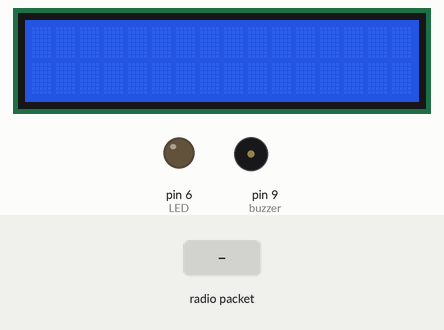
Simulated run of this sketch. Board: Arduino Uno, built with avr-gcc and run on an emulated ATmega328P. Shown: 16×2 character LCD, output pins drawn as LEDs (lit = HIGH), buzzer (waves = sounding). Inputs (shaded band) come from the test bench. No radio packets arrive unless stated; what the sketch prints to the serial monitor is not drawn.

Above: at 1.2 s.
1.3 s: radio packet "1" arrives
At 1.8 s:
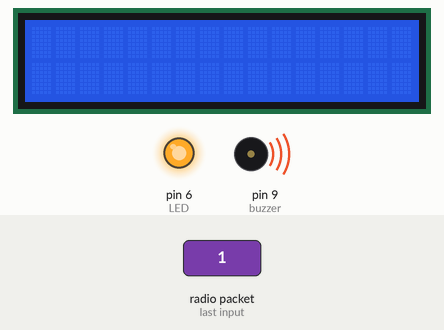
At 4.0 s:
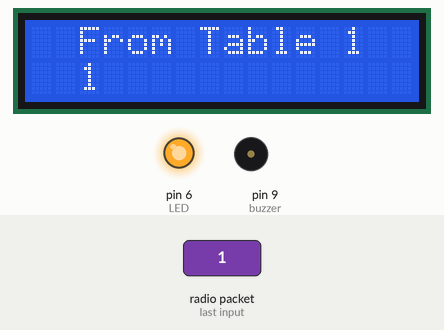
4.3 s: radio packet "0" arrives
At 11.9 s:
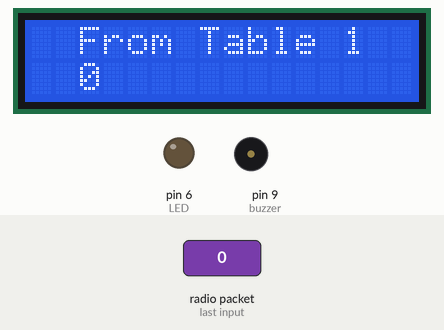
Timing chart, 0 to 13.3 s (numbered marks = the images above; inputs shaded):
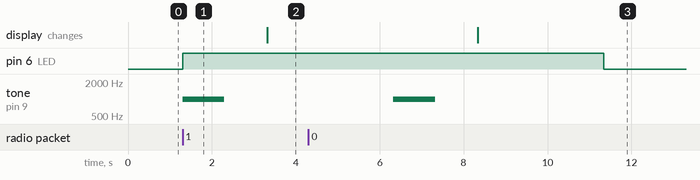

Measured:
- after the input at 1.3 s, pin 6 (LED): LOW → HIGH at once; tone on pin 9 (buzzer): silent → 1000 Hz at once, → silent 1.0 s later
- after the input at 4.3 s, pin 6 (LED): HIGH → LOW after 7.0 s instead of 2.0 s; tone on pin 9 (buzzer): silent → 1000 Hz after 2.0 s, → silent 1.0 s later; the display: changes after 4.0 s (image 3)

The sketch:

Reciever_Final.ino
```cpp
//#include <VirtualWire.h>
#include <SPI.h> // Not actualy used but needed to compile
#include <LiquidCrystal_I2C.h>
#include <Wire.h>
#include <RH_ASK.h>

RH_ASK driver;
LiquidCrystal_I2C lcd(0x27, 16, 2);

const int buzzer = 9;
int LED = 6;


void setup()
{
    Serial.begin(9600);
    Serial.println("Device is ready");
    lcd.init();
    lcd.backlight();
    pinMode(buzzer, OUTPUT);
    pinMode(LED, OUTPUT);

    if (!driver.init())
    {
       Serial.println("init failed");
    }
      driver.init();
}
void loop()

{

    //uint8_t buf[RH_ASK_MAX_MESSAGE_LEN];
    uint8_t buf[10];
    uint8_t buflen = sizeof(buf);


    if (driver.recv(buf, &buflen))
    {
      digitalWrite(LED, HIGH);
      tone(buzzer, 1000);
      delay(1000);
      noTone(buzzer);
      delay(1000);

      lcd.clear();
      lcd.setCursor(2,0);
      lcd.print("From Table 1");
      lcd.setCursor(2,01);

      String order = (char*)buf;

      lcd.println(order);
      delay(3000);


/* //Scrolling
   for(int i =0; i<2; i++)
      {
      for(int pos = 0; pos <= buflen; pos++)
      {
        lcd.scrollDisplayLeft();
        delay(500);
      }
      for(int pos = 0; pos <= buflen; pos++)
      {
        lcd.scrollDisplayRight();
        delay(500);
      }
    }
*/
    digitalWrite(LED, LOW);


    }

}
```
